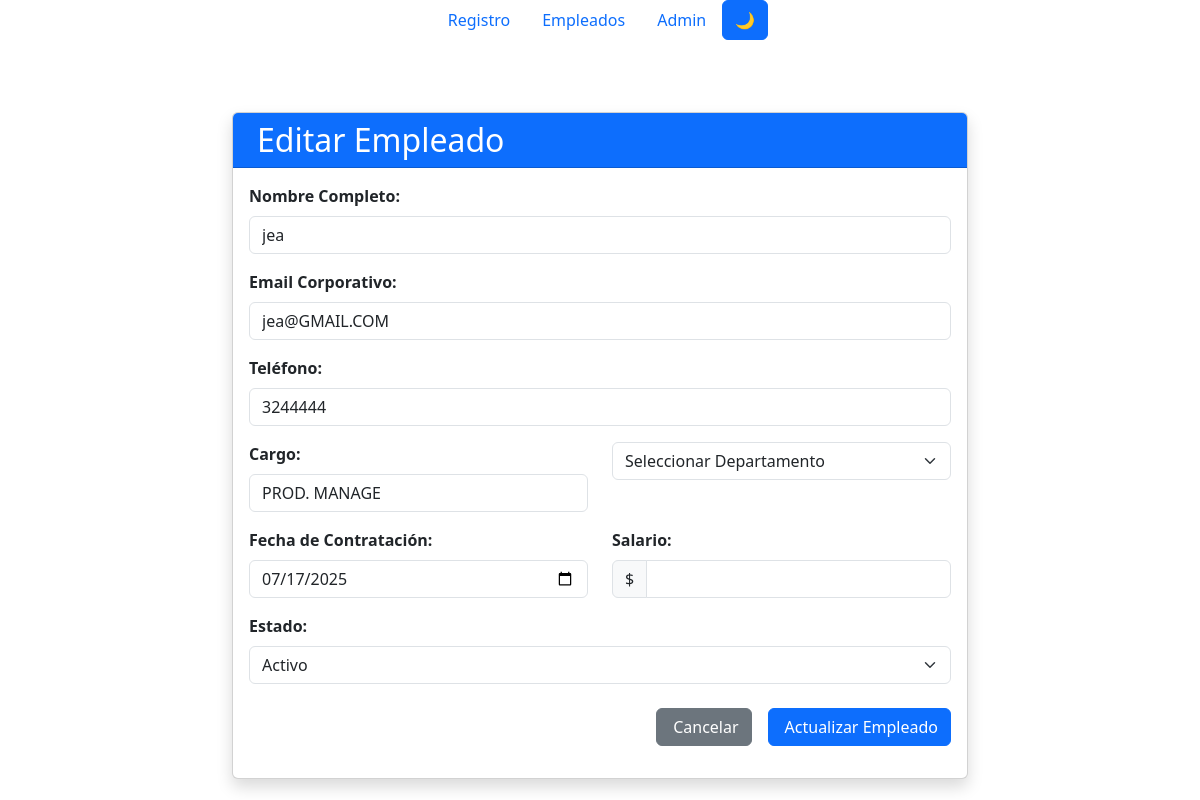
Screenshot of /editar/19/ with the database file from the repository.
### libreria_app/models.py (models this page shows, shortened)
class Employee(models.Model):
    Nombre_completo=models.CharField(verbose_name='Nombre',max_length=90)
    Email_corporativo=models.EmailField(max_length=254)
    Teléfono=models.CharField(verbose_name='Telefono',max_length=50)
    Cargo=models.CharField(verbose_name='Cargo',max_length=50)
    Departamento=models.CharField(verbose_name='Departamento',max_length=50)
    Fecha_de_contratación=models.DateTimeField(auto_now_add=True)
    Salario=models.DecimalField(max_digits=10, decimal_places=2)
    Estado=models.BooleanField(default=False)
    class Meta:
        verbose_name = 'Empleados'
        verbose_name_plural = 'Empleados'

### libreria_app/views.py (the view, shortened to what this page needs)
# urls.py: path('editar/<int:id>/',views.editar,name='editar'),
def editar(request, id):
    empleado = get_object_or_404(Employee, id=id)
    return render(request, 'editar_empleado.html', {'empleado': empleado})

### libreria_app/templates/editar_empleado.html (shortened to what this page needs)
{% extends 'layout/navbar.html' %}
{% block content %}
<div class="container mt-4">
  <div class="row justify-content-center">
    <div class="col-md-8">
      <div class="card shadow">
        <div class="card-header bg-primary text-white">
          <h2 class="mb-0">
            Editar Empleado
          </h2>
        </div>
        <div class="card-body">
          <form method="post">
            <div class="mb-3">
              <label class="form-label fw-bold">Nombre Completo:</label>
              <input
                type="text"
                name="Nombre_completo"
                value="{{ empleado.Nombre_completo }}"
                class="form-control"
                required
              />
            </div>
            <div class="mb-3">
              <label class="form-label fw-bold">Email Corporativo:</label>
              <input
                type="email"
                name="Email_corporativo"
                value="{{ empleado.Email_corporativo }}"
                class="form-control"
                required
              />
            </div>
            <div class="mb-3">
              <label class="form-label fw-bold">Teléfono:</label>
              <input
                type="text"
                name="Teléfono"
                value="{{ empleado.Teléfono }}"
                class="form-control"
                required
              />
            </div>
            <div class="row">
              <div class="col-md-6">
                <div class="mb-3">
                  <label class="form-label fw-bold">Cargo:</label>
                  <input
                    type="text"
                    name="Cargo"
                    value="{{ empleado.Cargo }}"
                    class="form-control"
                    required
                  />
                </div>
              </div>
              <div class="col-md-6">
                <div class="mb-3">
                   <select
                        class="form-select"
                        id="Departamento"
                        name="Departamento"
                        required
                      >
                        <option value="{{ empleado.Departamento }}">Seleccionar Departamento</option>
                      </select>
                </div>
              </div>
            </div>
            <div class="row">
              <div class="col-md-6">
                <div class="mb-3">
                  <label class="form-label fw-bold">Fecha de Contratación:</label>
                  <input
                    type="date"
                    name="Fecha_de_contratación"
                    value="{{ empleado.Fecha_de_contratación|date:'Y-m-d' }}"
                    class="form-control"
                    required
                  />
                </div>
              </div>
              <div class="col-md-6">
                <div class="mb-3">
                  <label class="form-label fw-bold">Salario:</label>
                  <div class="input-group">
                    <span class="input-group-text">$</span>
                    <input
                      type="number"
                      name="Salario"
                      value="{{ empleado.Salario }}"
                      step="0.01"
                      class="form-control"
                      required
                    />
                  </div>
                </div>
              </div>
            </div>
            <div class="mb-4">
              <label class="form-label fw-bold">Estado:</label>
              <select name="Estado" class="form-select" required>
                <option value="Activo" {% if empleado.Estado == 'Activo' %}selected{% endif %}>
                  Activo
                </option>
              </select>
            </div>
            <div class="d-grid gap-2 d-md-flex justify-content-md-end">
              <a href="{% url 'empleados' %}" class="btn btn-secondary me-md-2">
                Cancelar
              </a>
              <button type="submit" class="btn btn-primary">
                Actualizar Empleado
              </button>
            </div>
          </form>
        </div>
      </div>
    </div>
  </div>
</div>
{% endblock %}

### rows the page displays
Employee: Nombre_completo "jea", Email_corporativo "jea@GMAIL.COM", Teléfono "3244444", Cargo "PROD. MANAGE", Fecha_de_contratación "07/17/2025"
